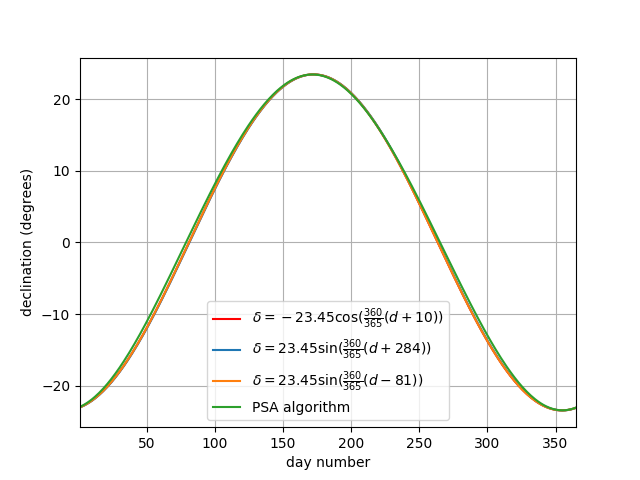

Source code (Python):
# -*- coding: utf-8 -*-
"""
Declination angle. Shows the equivalence of the three simple formula.
and the PSA algorithm

"""
import matplotlib.pyplot as plt
import numpy as np
import photovoltaic as pv


def declinationPSA(dayNo):
    '''converted from C++ code at www.psa.es/sdg/sunpos.htm Please check website for latest code'''
    dElapsedJulianDays = dayNo
    dOmega = 2.1429 - 0.0010394594 * dElapsedJulianDays
    dMeanLongitude = 4.8950630 + 0.017202791698 * dElapsedJulianDays  # Radians
    dMeanAnomaly = 6.2400600 + 0.0172019699 * dElapsedJulianDays
    dEclipticLongitude = dMeanLongitude + 0.03341607 * np.sin(dMeanAnomaly) + 0.00034894 * np.sin(
        2 * dMeanAnomaly) - 0.0001134 - 0.0000203 * np.sin(dOmega)
    dEclipticObliquity = 0.4090928 - 6.2140e-9 * dElapsedJulianDays + 0.0000396 * np.cos(dOmega)
    dSin_EclipticLongitude = np.sin(dEclipticLongitude)
    dDeclination = np.arcsin(np.sin(dEclipticObliquity) * dSin_EclipticLongitude)
    return (np.degrees(dDeclination))


dayNo = 263

dec1 = 23.45 * pv.sind(360 / 365 * (dayNo + 284))
dec2 = -23.45 * pv.cosd(360 / 365 * (dayNo + 10))
dec3 = 23.45 * pv.sind(360 / 365 * (dayNo - 81))
dec4 = declinationPSA(dayNo)

print('declination (degrees) at day ' + str(dayNo))
print(dec1, dec2, dec3, dec4)

dayNo = np.linspace(0, 365, 365)  # day number from 1 to 365

dec1 = 23.45 * pv.sind(360 / 365 * (dayNo + 284))
dec2 = -23.45 * pv.cosd(360 / 365 * (dayNo + 10))
dec3 = 23.45 * pv.sind(360 / 365 * (dayNo - 81))
dec4 = declinationPSA(dayNo)

plt.xlabel('day number')
plt.ylabel('declination (degrees)')
plt.xlim(1, 365)
plt.grid(True)
plt.plot(dayNo, dec1, label=r'$\delta=-23.45 \cos(\frac{360}{365}(d+10))$', color='r')
plt.plot(dayNo, dec2, label=r'$\delta=23.45 \sin(\frac{360}{365}(d+284))$')
plt.plot(dayNo, dec3, label=r'$\delta=23.45 \sin(\frac{360}{365}(d-81))$')
plt.plot(dayNo, dec4, label='PSA algorithm')
plt.legend(loc='lower center')
plt.savefig('plot_declination.png')
plt.show()
